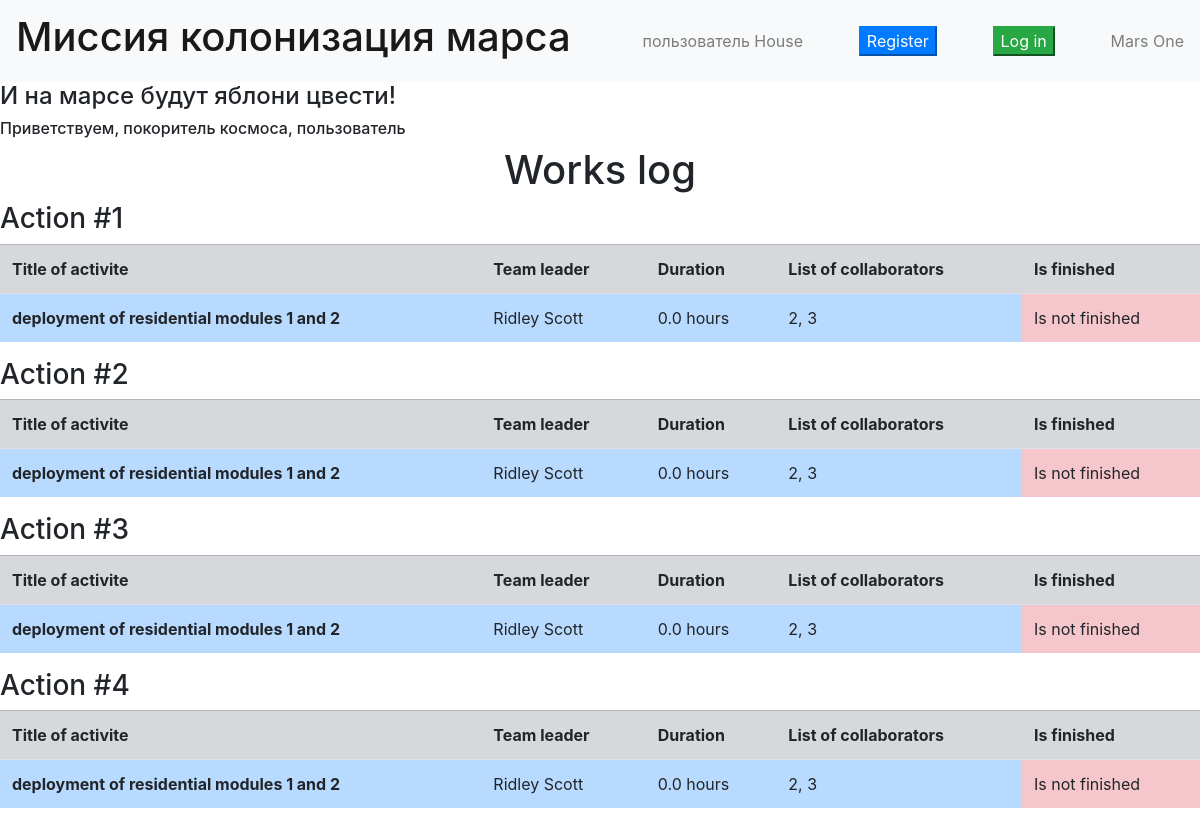
/, run on an earlier commit of the app's database.
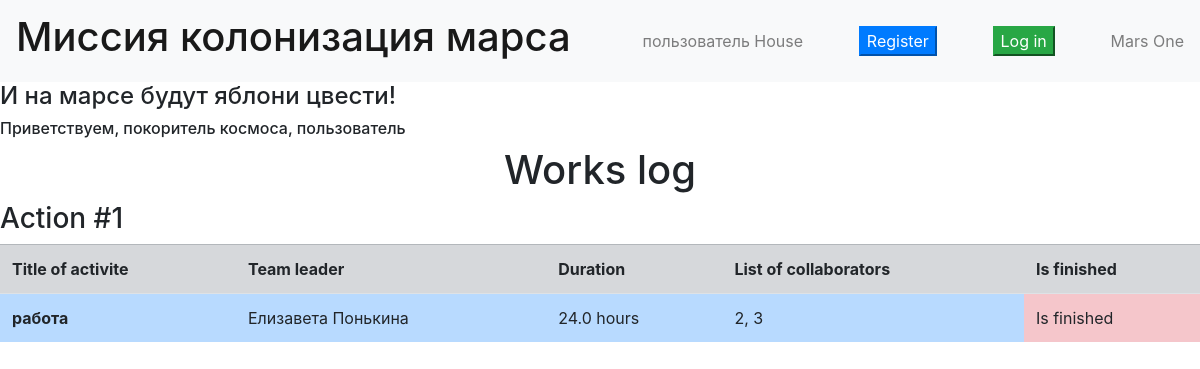
And on a later commit of the database.
### data/jobs.py (models this page shows)
class Jobs(SqlAlchemyBase, SerializerMixin):
    __tablename__ = 'jobs'
    id = sqlalchemy.Column(sqlalchemy.Integer, primary_key=True, autoincrement=True)
    team_leader = sqlalchemy.Column(sqlalchemy.Integer, sqlalchemy.ForeignKey("users.id"), nullable=True)
    job = sqlalchemy.Column(sqlalchemy.String, nullable=True)
    work_size = sqlalchemy.Column(sqlalchemy.Integer, nullable=True)
    collaborators = sqlalchemy.Column(sqlalchemy.String, nullable=True)
    start_date = sqlalchemy.Column(sqlalchemy.DateTime, default=datetime.datetime.now)
    end_date = sqlalchemy.Column(sqlalchemy.DateTime, default=datetime.datetime.now)
    is_finished = sqlalchemy.Column(sqlalchemy.Boolean, nullable=True)
    user = orm.relationship('User')

### main.py (the view)
@app.route('/')
def main():
    db_sess = db_session.create_session()
    jobs = db_sess.query(Jobs)
    lst = []
    for job in jobs:
        try:
            user = db_sess.query(User).filter(User.id == job.team_leader).first()
            user_fullname = user.name + ' ' + user.surname
            is_finished = 'Is not finished'
            duration = job.end_date - job.start_date
            if job.is_finished:
                is_finished = 'Is finished'
            lst.append(
                [job.id, job.job, user_fullname, str(duration.total_seconds() // 3600) + ' hours', job.collaborators,
                 is_finished])
        except Exception:
            break
    if current_user.__class__.__name__ == 'User':
        return render_template('jobs_list.html', list=lst, username=current_user.name)
    return render_template('jobs_list.html', title='Главная',  username='пользователь', list=lst)

### data/db_session.py (called while the page is built)
def create_session() -> Session:
    global __factory
    return __factory()

### templates/jobs_list.html (shortened to what this page needs)
{% extends "index.html" %}
{% block content %}
<h1>Works log</h1>
{% for job in list %}
<h3>
    Action #{{ job[0] }}
</h3>
    <table class="table">
        <tr class="table-secondary">
            <th scope="col">Title of activite</th>
            <th scope="col">Team leader</th>
            <th scope="col">Duration</th>
            <th scope="col">List of collaborators</th>
            <th scope="col">Is finished</th>
        </tr>
        <tr>
            <th scope="row" class="table-primary">
                {{ job[1] }}
            </th>
            <td class="table-primary">
                {{ job[2] }}
            </td>
            <td class="table-primary">
                {{ job[3] }}
            </td>
            <td class="table-primary">
                {{ job[4] }}
            </td>
            <td class="table-danger">
                {{ job[5] }}
            </td>
        </tr>
    </table>
    {% endfor %}
{% endblock %}

### templates/index.html (shortened to what this page needs)
<!doctype html>
<html lang="en">
<head>
    <link rel="stylesheet"
          href="https://stackpath.bootstrapcdn.com/bootstrap/4.4.1/css/bootstrap.min.css"
>
</head>
<body>
<header>
    <nav class="navbar navbar-light bg-light">
        <a class="navbar-brand" href="#"><h1>Миссия колонизация марса</h1></a>
        <span class="navbar-text" onclick="window.open('logout')">
        {{ username }} House
        </span>
        <button class="btn-primary" onclick="window.open('registration')">Register</button>
        <button class="btn-success" onclick="window.open('login')">Log in</button>
        <span class="navbar-text">
        Mars One
        </span>
    </nav>
</header>
<h4>И на марсе будут яблони цвести!</h4>
<h6>Приветствуем, покоритель космоса, {{ username }}</h6>
<main>
    {% block content %}{% endblock %}
</main>
</body>
</html>

### templates/index.html (style rules this page uses)
h1 { text-align: center; }
th { margin: 10px; }

What changed in the data, as far as the page shows it:
removed Jobs: id "2", job "deployment of residential modules 1 and 2", job "Ridley Scott", job "0.0 hours", collaborators "2, 3", job "Is not finished"
removed Jobs: id "3", job "deployment of residential modules 1 and 2", job "Ridley Scott", job "0.0 hours", collaborators "2, 3", job "Is not finished"
removed Jobs: id "4", job "deployment of residential modules 1 and 2", job "Ridley Scott", job "0.0 hours", collaborators "2, 3", job "Is not finished"
changed Jobs id 1: job "deployment of residential modules 1 and 2" → "работа"; job "Ridley Scott" → "Елизавета Понькина"; work_size "0.0 hours" → "24.0 hours"; job "Is not finished" → "Is finished"
